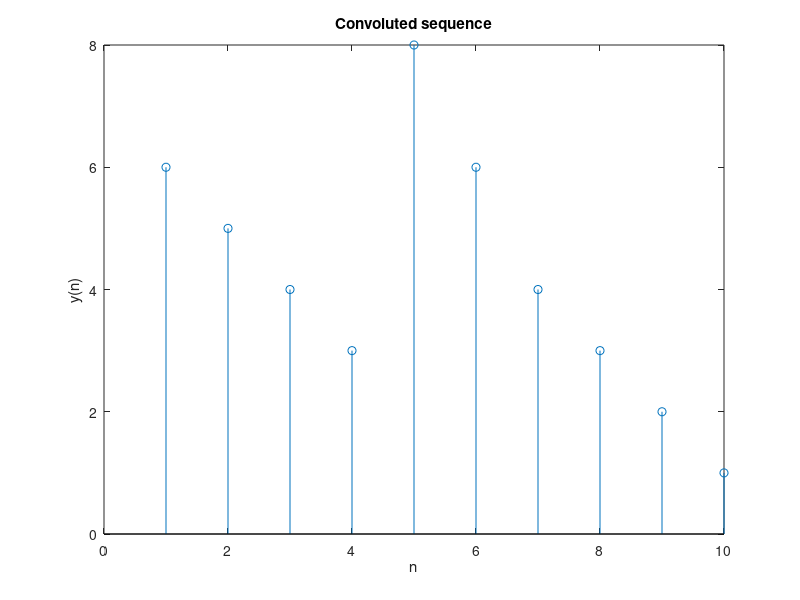

Recreate this plot in MATLAB.
% Implement convolution with for loop

A = [6 5 4 3 2 1];
B = [1 0 0 0 1];

Al = length(A);
Bl = length(B);

N = 1 : Al+Bl-1;
Nl = length(N);

y = zeros(1, Nl);

for i = N
    for j = 1 : Al
        if((i+1-j) > 0)
            if((i+1-j) > Bl)
              y(i) = y(i);
            else
              y(i) = y(i) + A(j) * B(i+1-j);
            end
        end
    end
end

disp(y);
stem(N, y);
title('Convoluted sequence'); xlabel('n'); ylabel('y(n)');